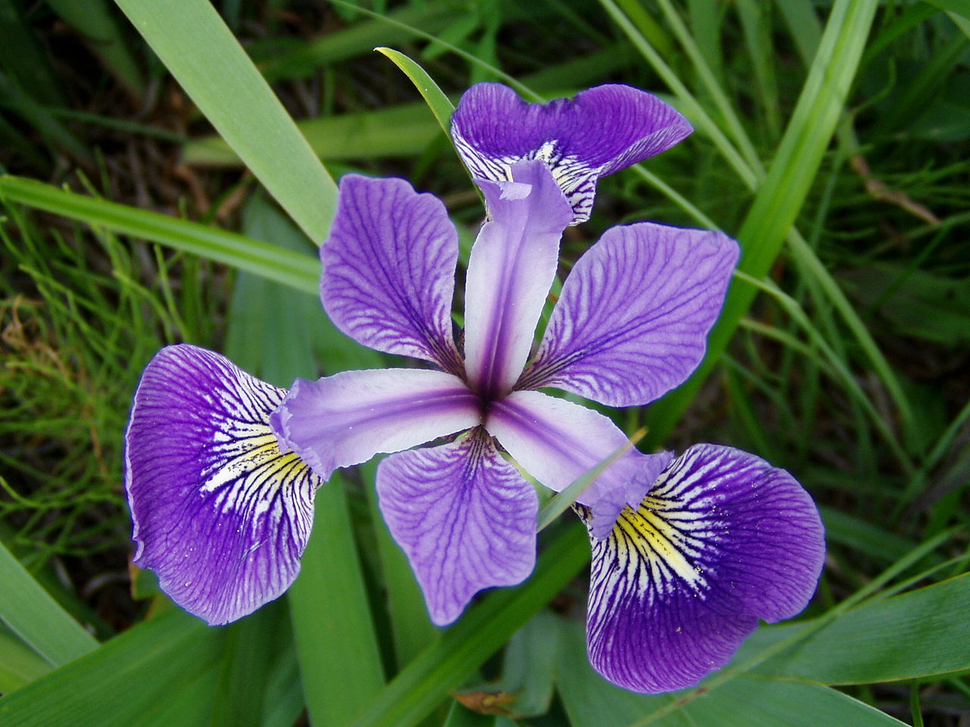
#> input picture iris.png, 970 x 727 px, shrunk from 1280 x 960 before the run
$ jupyter execute week6_1_ex2.ipynb
#> lines starting #> are read from the running program, lines starting #| are printed output that depends on the picture
## Week 6 - Example 2

detect edges in an image by applying different convolution operations to the original
image

[cell 1]
import cv2
import numpy as np
from matplotlib import pyplot as plt

[cell 2]
img = cv2.imread('iris.png')[...,::-1]

# next we plot the original image
fig, axs = plt.subplots(2,2)

ax0 = axs[0,0]
ax0.imshow(img)
ax0.set_title('Original')
ax0.get_xaxis().set_visible(False)
ax0.get_yaxis().set_visible(False)


# here, we'll apply the Laplacian kernel, a common edge detecting kernel
ax1 = axs[0,1]
laplacian = np.array(([0, 1, 0],[1, -4, 1],[0, 1, 0]), dtype="int")
dst = cv2.filter2D(img,-1,laplacian)
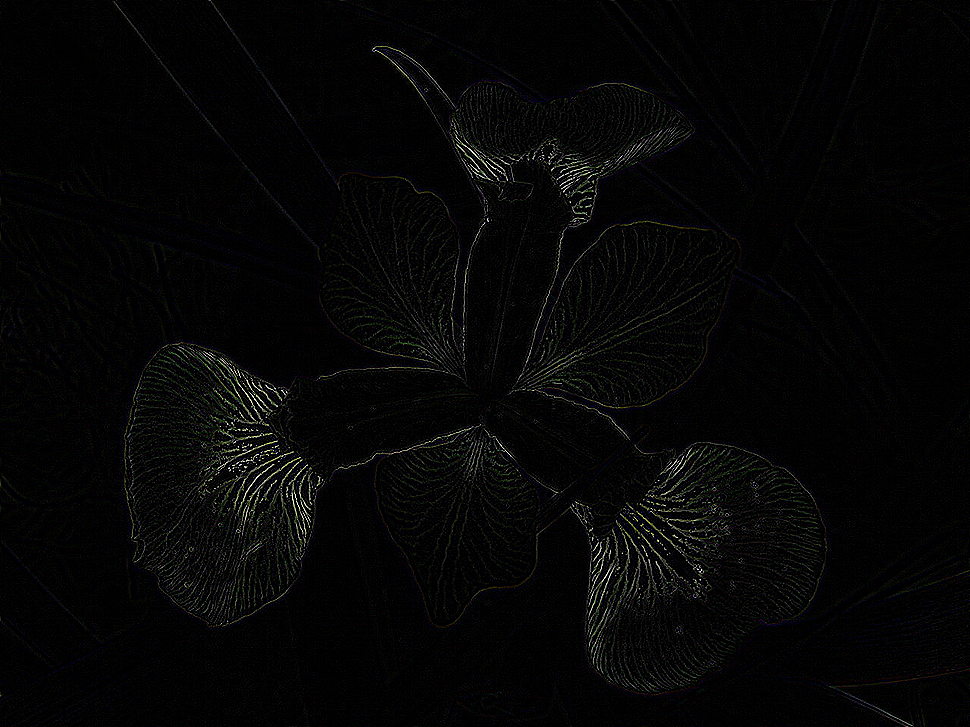
#> dst: shape (727, 970, 3); mean R, G, B 5.6, 5.7, 5.5
ax1.imshow(dst)
ax1.set_title('Laplacian kernel')
ax1.get_xaxis().set_visible(False)
ax1.get_yaxis().set_visible(False)

# next, we'll use a Sobel kernel to detect horizontal edges
ax2 = axs[1,0]
sobelX = np.array(([-1, 0, 1],[-2, 0, 2],[-1, 0, 1]), dtype="int")
dst = cv2.filter2D(img,-1,sobelX)
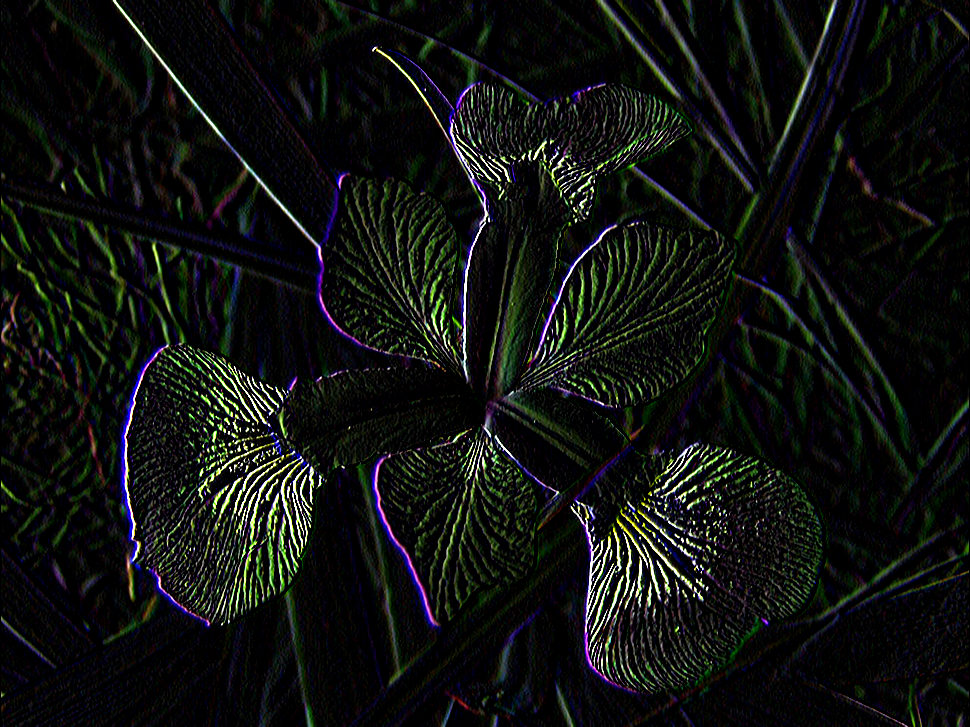
#> dst: shape (727, 970, 3); mean R, G, B 15.6, 17.7, 15.6
ax2.imshow(dst)
ax2.set_title('Sobel X kernel')
ax2.get_xaxis().set_visible(False)
ax2.get_yaxis().set_visible(False)


# finally, we'll use a slightly different Sobel kernel to detect vertical edges
ax3 = axs[1,1]
sobelY = np.array(([-1, -2, -1],[0, 0, 0],[1, 2, 1]), dtype="int")
dst = cv2.filter2D(img,-1,sobelY)
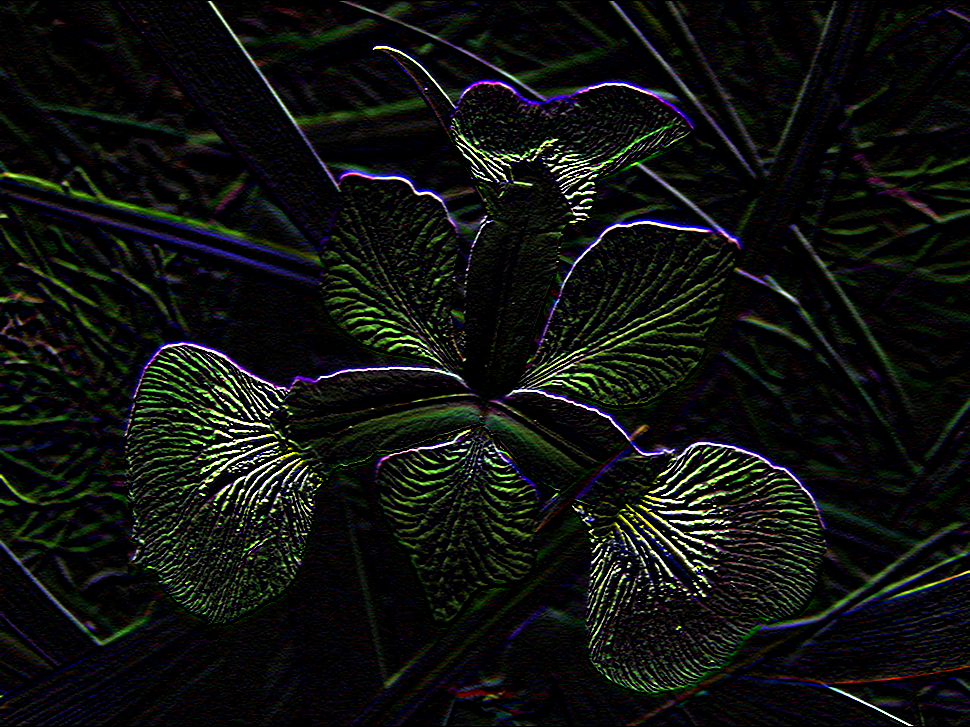
#> dst: shape (727, 970, 3); mean R, G, B 15.6, 17.8, 15.3
ax3.imshow(dst)
ax3.set_title('Sobel Y kernel')
ax3.get_xaxis().set_visible(False)
ax3.get_yaxis().set_visible(False)
plt.show()
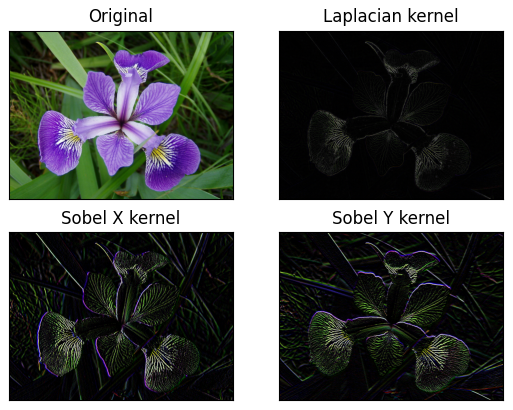
#> figure drawn by matplotlib, 4 panels

$ run again, with pizza.jpg saved as iris.png
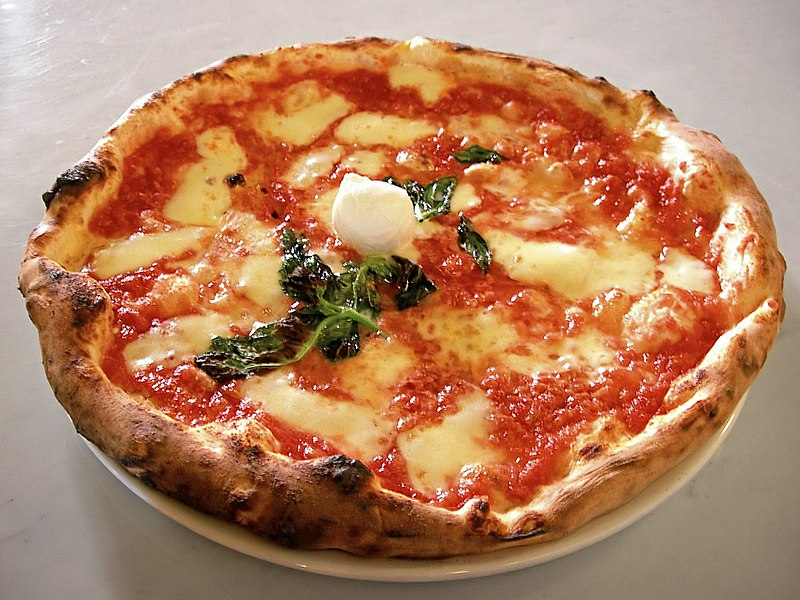
#> input picture pizza.jpg, 800 x 600 px
#> `dst = cv2.filter2D(img,-1,sobelY)`:
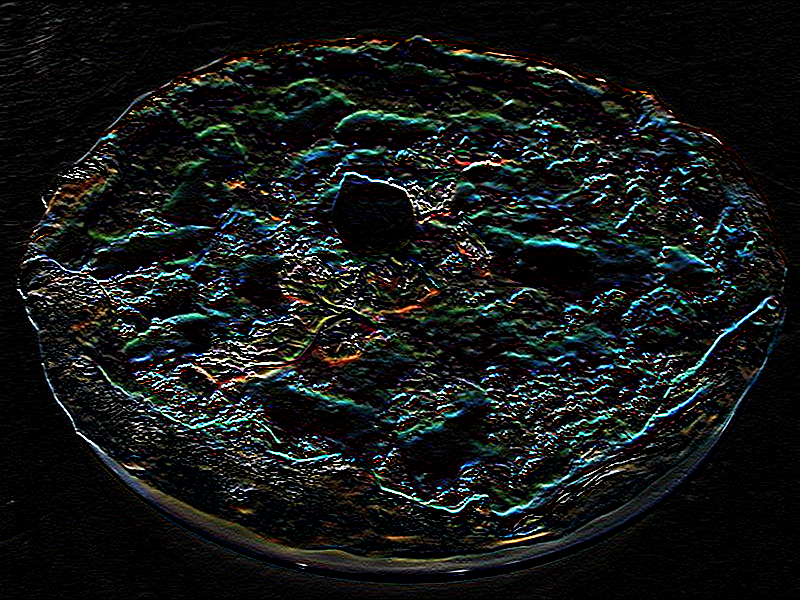
#> dst: shape (600, 800, 3); mean R, G, B 20.6, 23.8, 23.2
#> `plt.show()`:
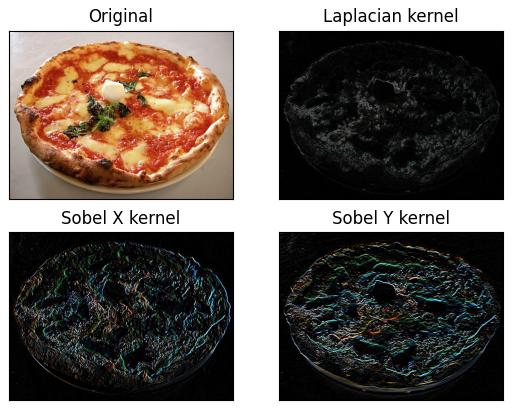
#> figure drawn by matplotlib, 4 panels
